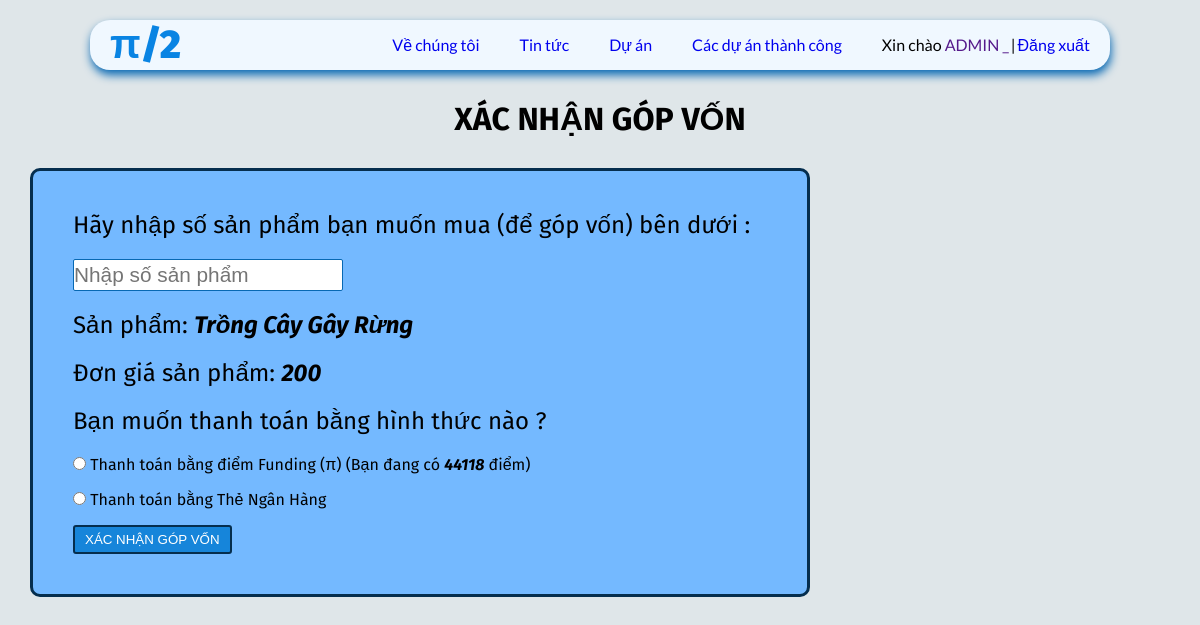
The page /projects/Project_1/fund/ (signed in) on the database its author committed.
### user/models.py (models this page shows)
class User(AbstractUser):
    Money=models.IntegerField(default=0)
    Image=models.ImageField(default="/static/images/default_avatar.jpg")
    Phone=models.CharField(default='',max_length=15)

### viewproject/models.py (models this page shows)
class Project(models.Model):
    Title=models.CharField(max_length=50)
    ShortDescribe=models.TextField(default='',max_length=70)
    Content=models.TextField(default='',max_length=50)
    Owner=models.ForeignKey(User,on_delete=models.CASCADE)
    Category_Choices=[
        ('uncategorized','Chưa phân loại'),
        ('cong-nghe','Công nghệ'),
        ('dich-vu','Dịch vụ'),
        ('du-lich','Du lịch'),
        ('nong-nghiep','Nông nghiệp'),
        ('giao-duc','Giáo dục'),
    ]
    Category=models.CharField(default='',choices=Category_Choices,max_length=20)
    Image=models.ImageField( null=True, blank=True, upload_to="")
    Image_Content=models.ImageField( null=True, blank=True,upload_to="")
    GoalFund=models.IntegerField(default=0)
    RecentFund=models.IntegerField(default=0)
    DateEnd=models.DateTimeField(auto_now=True)
    IsSuccessfull=models.BooleanField(default=False)
    Location=models.CharField(default='',max_length=50)
    Price=models.IntegerField(default=0)

### viewproject/views.py (the view)
# urls.py: path('Project_<int:Project_id>/fund/', views.e, name='fund'),
def e(request,Project_id):
    p=Project.objects.get(pk=Project_id)
    context={
        "p":p,
    }
    return render(request,"thanhtoanContent.html",context)

### viewproject/templates/thanhtoanContent.html (shortened to what this page needs)
{% extends 'baseThanhToan.html' %}
{% block contents %}
<h1 class="xn">XÁC NHẬN GÓP VỐN</h1>
<div class="noi_dung">
    <form action="{% url 'XN' p.id %}" method="post">
    <p>Hãy nhập số sản phẩm bạn muốn mua (để góp vốn) bên dưới : </p>
    <input type="number" name="num" min="0" placeholder="Nhập số sản phẩm">
    <p>Sản phẩm: <i><b>{{p.Title}}</b></i></p>
    <p>Đơn giá sản phẩm: <i><b>{{p.Price}}</b></i></p>
    <p>Bạn muốn thanh toán bằng hình thức nào ?</p>
    <div>
        <input type="radio" value="1" name="choice">
        <span>Thanh toán bằng điểm Funding (π) </span>
        <span>(Bạn đang có <i><b>{{user.Money}}</b></i> điểm)</span>
    </div>
    <div>
        <input type="radio" value="2" name="choice">
        <span>Thanh toán bằng Thẻ Ngân Hàng </span>
    </div>
    <button type="submit">XÁC NHẬN GÓP VỐN</button>
    </form>
</div>
{% endblock %}

### viewproject/templates/baseThanhToan.html (shortened to what this page needs)
<!DOCTYPE html>
<html lang="en">
<head>
    {% load static %}
    <link rel="stylesheet" href = "{% static 'css/thanhtoan.css' %}" type="text/css">
</head>
<body>
    <div class="contain">
        <div class="header">
            <div class="header-top">
                <a href="" id="logo">π/2</a>
                <ul>
                    <li><a href="/aboutus">Về chúng tôi</a></li>
                    <li><a href="/news">Tin tức</a></li>
                    <li><a href="/projects">Dự án</a></li>
                    <li><a href="/successproject">Các dự án thành công</a></li>
                    {% if user.username %}
                        <li style='margin-right: 2px; text-decoration: none'> Xin chào <a href="">{{user.first_name}} {{user.last_name}}</a></li>|
                        <li style='margin-left: 2px'><a href="{% url 'logout' %}">Đăng xuất</a></li>
                    {% else %}
                        <li style='margin-right: 2px'><a href="{% url 'register' %}">Đăng ký</a> </li>|
                        <li style='margin-left: 2px'><a href="{% url 'login' %}">Đăng nhập</a> </li>
                    {% endif %}
                </ul>
            </div>
        </div>
        {% block contents %}
        {% endblock %}
    </div>
</body>
</html>

### static/css/thanhtoan.css (style rules this page uses)
* { margin: 0; padding: 0; box-sizing: border-box; }
body { font-family: 'Fira Sans', sans-serif; background-color: #dfe6e9; }
.contain { width: 100%; margin: 0 auto; }
ul { list-style: none; }
.header { padding-top: 20px; height: 100px; width: 100%; background-size: cover; background-position: center; }
a { text-decoration: none; }
.header .header-top { margin: 0 auto; width: 85%; min-height: 50px; display: flex; justify-content: space-between; align-items: center; background-color: aliceblue; border-radius: 20px; box-shadow: 1px 5px 10px #0768b3; font-family: 'Lato', sans-serif; }
.header .header-top ul { display: flex; }
.header .header-top ul li { list-style: none; margin: 0 20px; }
.header .header-top #logo { font-size: 40px; font-weight:900; display: block; margin-left: 20px; color: #0984e3; font-family: 'Fira Sans', sans-serif; }
.xn { width: fit-content; margin: 0 auto; margin-bottom: 30px; }
.noi_dung { padding: 40px; margin: 0 0 20px 30px; border-radius: 10px; border: 3.5px solid #052e4e; background-color:#74b9ff ; width: 65%; }
.noi_dung input { font-size: 130%; line-height: 30px; margin-bottom: 20px; border-radius: 2px; border: 1.5px solid #0768b3; }
.noi_dung p { margin-bottom: 20px; font-size: 150%; }
.noi_dung button { padding: 5px 10px; border-radius: 3px; border: solid 2px #052e4e; font-size: 1; color: #fff; background-color: #1685da; cursor: pointer; }

### rows shown on the page
User: first_name "ADMIN", last_name "_", Money "44118"
Project: Title "Trồng Cây Gây Rừng", Price "200"
